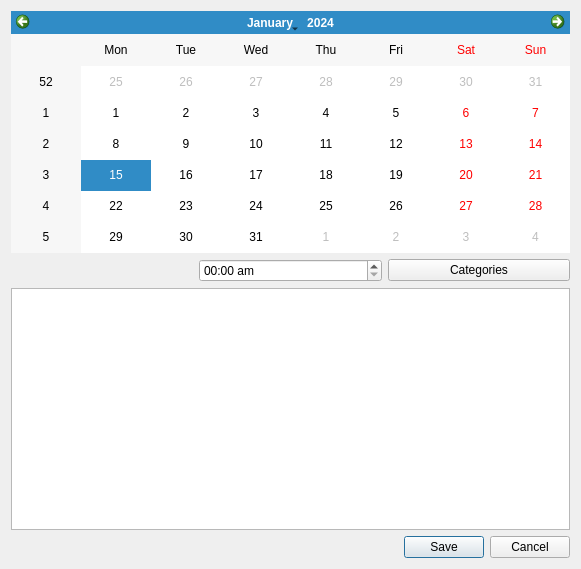
<?xml version="1.0" encoding="UTF-8"?>
<ui version="4.0">
 <class>addDialog</class>
 <widget class="QDialog" name="addDialog">
  <property name="geometry">
   <rect>
    <x>0</x>
    <y>0</y>
    <width>581</width>
    <height>569</height>
   </rect>
  </property>
  <property name="windowTitle">
   <string>Add a reminder</string>
  </property>
  <property name="styleSheet">
   <string notr="true"/>
  </property>
  <layout class="QGridLayout" name="gridLayout">
   <item row="0" column="0">
    <layout class="QVBoxLayout" name="verticalLayout">
     <property name="sizeConstraint">
      <enum>QLayout::SetMinAndMaxSize</enum>
     </property>
     <item>
      <widget class="QCalendarWidget" name="addDlgCalendarWidget">
       <property name="sizePolicy">
        <sizepolicy hsizetype="Preferred" vsizetype="Preferred">
         <horstretch>0</horstretch>
         <verstretch>0</verstretch>
        </sizepolicy>
       </property>
      </widget>
     </item>
     <item>
      <layout class="QHBoxLayout" name="horizontalLayout">
       <item alignment="Qt::AlignRight">
        <widget class="QLabel" name="addDlgTimeLabel">
         <property name="text">
          <string/>
         </property>
         <property name="pixmap">
          <pixmap resource="../icons.qrc">:/icons/icons/clock-with-white-face.png</pixmap>
         </property>
         <property name="buddy">
          <cstring>addDlgTimeEdit</cstring>
         </property>
        </widget>
       </item>
       <item>
        <widget class="QTimeEdit" name="addDlgTimeEdit">
         <property name="sizePolicy">
          <sizepolicy hsizetype="Preferred" vsizetype="Preferred">
           <horstretch>0</horstretch>
           <verstretch>0</verstretch>
          </sizepolicy>
         </property>
         <property name="cursor">
          <cursorShape>PointingHandCursor</cursorShape>
         </property>
         <property name="displayFormat">
          <string>HH:mm ap</string>
         </property>
        </widget>
       </item>
       <item>
        <widget class="QPushButton" name="addDlgCatpushButton">
         <property name="text">
          <string>Categories</string>
         </property>
        </widget>
       </item>
      </layout>
     </item>
     <item>
      <widget class="QTextEdit" name="addDlgTextEdit">
       <property name="font">
        <font>
         <italic>true</italic>
        </font>
       </property>
       <property name="cursor" stdset="0">
        <cursorShape>IBeamCursor</cursorShape>
       </property>
       <property name="html">
        <string>&lt;!DOCTYPE HTML PUBLIC &quot;-//W3C//DTD HTML 4.0//EN&quot; &quot;http://www.w3.org/TR/REC-html40/strict.dtd&quot;&gt;
&lt;html&gt;&lt;head&gt;&lt;meta name=&quot;qrichtext&quot; content=&quot;1&quot; /&gt;&lt;style type=&quot;text/css&quot;&gt;
p, li { white-space: pre-wrap; }
&lt;/style&gt;&lt;/head&gt;&lt;body style=&quot; font-family:'Ubuntu'; font-size:11pt; font-weight:400; font-style:italic;&quot;&gt;
&lt;p style=&quot;-qt-paragraph-type:empty; margin-top:0px; margin-bottom:0px; margin-left:0px; margin-right:0px; -qt-block-indent:0; text-indent:0px;&quot;&gt;&lt;br /&gt;&lt;/p&gt;&lt;/body&gt;&lt;/html&gt;</string>
       </property>
      </widget>
     </item>
     <item>
      <widget class="QDialogButtonBox" name="addDlgButtonBox">
       <property name="cursor">
        <cursorShape>ArrowCursor</cursorShape>
       </property>
       <property name="orientation">
        <enum>Qt::Horizontal</enum>
       </property>
       <property name="standardButtons">
        <set>QDialogButtonBox::Cancel|QDialogButtonBox::Save</set>
       </property>
       <property name="centerButtons">
        <bool>false</bool>
       </property>
      </widget>
     </item>
    </layout>
   </item>
  </layout>
 </widget>
 <resources>
  <include location="../icons.qrc"/>
 </resources>
 <connections>
  <connection>
   <sender>addDlgButtonBox</sender>
   <signal>accepted()</signal>
   <receiver>addDialog</receiver>
   <slot>accept()</slot>
   <hints>
    <hint type="sourcelabel">
     <x>248</x>
     <y>254</y>
    </hint>
    <hint type="destinationlabel">
     <x>157</x>
     <y>274</y>
    </hint>
   </hints>
  </connection>
  <connection>
   <sender>addDlgButtonBox</sender>
   <signal>rejected()</signal>
   <receiver>addDialog</receiver>
   <slot>reject()</slot>
   <hints>
    <hint type="sourcelabel">
     <x>316</x>
     <y>260</y>
    </hint>
    <hint type="destinationlabel">
     <x>286</x>
     <y>274</y>
    </hint>
   </hints>
  </connection>
 </connections>
</ui>
